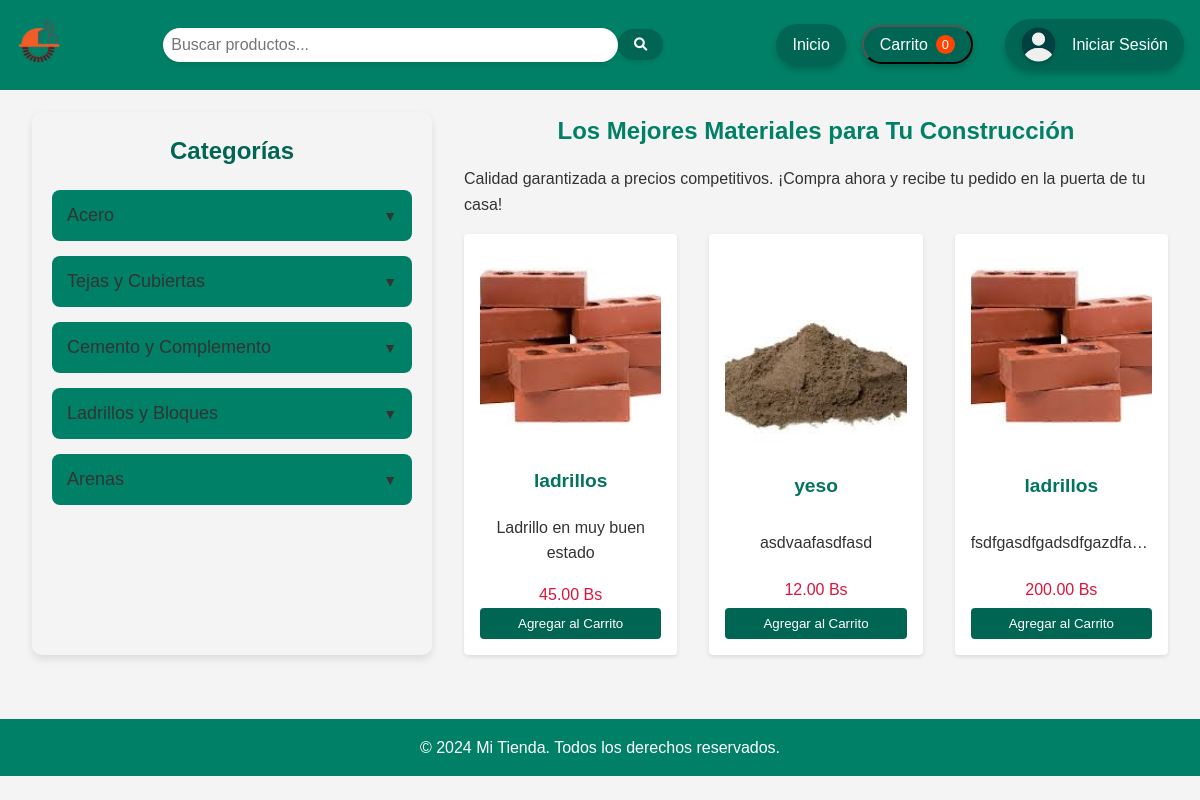
The page / on the database its author committed.
### sitioWeb/models.py (models this page shows, shortened)
class Categoria(models.Model):
    nombre = models.CharField(max_length=100, null=False, blank=False)
    class Meta:
        db_table = "Categorias"
        verbose_name = "Categoria"
        verbose_name_plural = "Categorias"

class Producto(models.Model):
    nombre = models.CharField(max_length=100 ,null= False ,blank=False)  # Nombre del producto
    descripcion = models.TextField(blank=True, null=True)  # Descripción del producto
    precio = models.DecimalField(max_digits=10, decimal_places=2,null= True ,blank=True)  # Precio del producto
    usuario = models.ForeignKey(Usuario, on_delete=models.CASCADE,null= True ,blank=True)  # Relación con el usuario
    subcategoria = models.ForeignKey(subCategoria, on_delete=models.CASCADE,null= True ,blank=True)  # Relación con la categoría
    provincia = models.ForeignKey(Provincia, on_delete=models.CASCADE, null=True, blank=True)  # Relación con la provincia
    estado = models.ForeignKey(EstadoDelProducto, on_delete=models.CASCADE, null=True, blank=True)  # Relación con el estado del producto
    fecha_creacion = models.DateTimeField(auto_now_add=True)  # Fecha y hora de creación del producto
    estado_producto = models.BooleanField(default=True,null=True, blank=True)  # Estado del producto (activo o inactivo)
    class Meta:
        db_table = "Productos"
        verbose_name = "Producto"
        verbose_name_plural = "Productos"

class Imagenes(models.Model):
    ruta = models.ImageField(upload_to='productos/')  # Ruta o archivo de la imagen
    producto = models.ForeignKey(Producto, on_delete=models.CASCADE, related_name='imagenes',null= True ,blank=True)  # Relación con el producto
    class Meta:
        db_table = "ProductImages"
        verbose_name = "Imagen del Producto"
        verbose_name_plural = "Imágenes del Producto"

### sitioWeb/views.py (the view)
# urls.py: path('',baseView , name= 'base'),
def baseView(request):
    user_id = request.session.get('user_id')
    user = None
    if user_id:
        user = Usuario.objects.get(idUsuario=user_id)
    productos = Producto.objects.all()
    categorias = Categoria.objects.prefetch_related('subcategorias').all()  # Obtiene todas las categorías y sus subcategorías
    return render(request, "base.html",{'user': user, 'productos': productos, 'categorias': categorias})

### DevsUp/sitioWeb/templates/base.html (shortened to what this page needs)
{% load static %}
<!DOCTYPE html>
<html lang="es">
<head>
    <link rel="stylesheet" href="{% static 'styles.css' %}">
    <link rel="stylesheet" href="{% static 'login.css' %}">
    <link rel="stylesheet" href="{% static 'perfil.css' %}">
    <link rel="stylesheet" href="{% static 'ofertar.css' %}">
    <link rel="stylesheet" href="{% static 'publicaciones.css' %}">
    <link rel="stylesheet" href="{% static 'barraNavegacion.css' %}">
    <link rel="stylesheet" href="{% static 'categorias.css' %}">
    <link rel="stylesheet" href="{% static 'carritoDesplegable.css' %}">
    <link rel="stylesheet" href="https://cdnjs.cloudflare.com/ajax/libs/font-awesome/6.0.0-beta3/css/all.min.css">
</head>
<body>
    <header>
    {% block barraNav %}
        {% include 'barraNavegacion.html' %}
    {% endblock %}
    </header>
    <main>
        {% block contenidos %}
            {% block categorias %}
                {% include 'categorias.html' %}
            {% endblock %}
            {% block publicaciones %}
                {% include 'publicaciones.html' %}
            {% endblock %}
    {% endblock %}
    </main>
    <footer>
        <p>© 2024 Mi Tienda. Todos los derechos reservados.</p>
    </footer>
</body>
</html>

### DevsUp/sitioWeb/templates/barraNavegacion.html (shortened to what this page needs)
{% load static %}
<nav class="navbar">
    <div class="logo">
        <a href="{% url 'base' %}">
            <img src="{% static 'LogoIS_Oficial.png' %}" alt="Logo" class="logo-img">
        </a>
    </div>
    <div class="search-bar">
        {% if not is_profile_page %}
            <input class="inputBuscar" id="inputBuscar" type="text" placeholder="Buscar productos...">
            <button onclick="buscarProducto()"><i class="fas fa-search"></i></button>
        {% endif %}
    </div>
    <div class="nav-links" id="navLinks">
        <a href="{% url 'base' %}" class="nav-link">Inicio</a>
         <button class="nav-link" onclick="toggleCart()">
            Carrito <span class="cart-count" id="cartCount">0</span>
        </button>
                {% if request.session.user_id %}
                <a href="{% url 'perfil' %}" class="nav-link">
                    {% if user.foto %}
                        <img src="{{ user.foto.url }}" alt="Foto de perfil" class="profile-img">
                    {% else %}
                        <img src="{% static 'default-profile.png' %}" alt="Foto de perfil" class="profile-img">
                    {% endif %}
                    {{ user.nombre }}
                </a>
                {% else %}
                    <a href="#" class="nav-link" id="loginBtn">
                        <img src="{% static 'default-profile.png' %}" alt="Perfil" class="profile-img">
                        Iniciar Sesión
                    </a>
                {% endif %}
    </div>
</nav>

### DevsUp/sitioWeb/templates/login.html (shortened to what this page needs)
{% load static %}

### DevsUp/sitioWeb/templates/categorias.html (shortened to what this page needs)
<div class="categorias">
    <h2>Categorías</h2>
    <ul class="category-list">
        {% for categoria in categorias %}
            <li class="category">
                <button class="category-btn">{{ categoria.nombre }}</button>
            </li>
        {% endfor %}
    </ul>
</div>

### DevsUp/sitioWeb/templates/publicaciones.html (shortened to what this page needs)
{% load static %}
<section class="contentP">
    <h1>Los Mejores Materiales para Tu Construcción</h1>
    <p>Calidad garantizada a precios competitivos. ¡Compra ahora y recibe tu pedido en la puerta de tu casa!</p>
    <div class="product-grid" id="product-grid">
        {% for producto in productos %}
        <div class="product-card" data-subcategoria-id="{{ producto.subcategoria.id }}">
            <img src="{{ producto.imagenes.first.ruta.url }}" alt="{{ producto.nombre }}">
            <h3>{{ producto.nombre }}</h3>
            <h2>{{ producto.subcategoria.nombre }}</h2>
            <p>{{ producto.descripcion }}</p>
            <span class="precio">{{ producto.precio }} Bs</span>
            <button class="agregar-button" data-producto-id="{{ producto.id }}"
                    data-producto-nombre="{{ producto.nombre }}"
                    data-producto-precio="{{ producto.precio }}"
                    onclick="agregarAlCarrito(this)">
                Agregar al Carrito
            </button>
        </div>
        {% empty %}
        <p>No hay productos disponibles en este momento.</p>
        {% endfor %}
    </div>
</section>

### sitioWeb/static/styles.css (style rules this page uses)
:root { --primary-color: #008066; --secondary-color: #006653; --text-color: #333; --background-color: #f4f4f4; --white: #ffffff; }
* { margin: 0; padding: 0; box-sizing: border-box; }
body { margin: 0; padding: 0; font-family: Arial, sans-serif; line-height: 1.6; color: var(--text-color); background-color: var(--background-color); }
main { display: flex; padding: 2rem; gap: 2rem; margin-top: 80px; }
footer { background-color: var(--primary-color); color: var(--white); text-align: center; padding: 1rem; margin-top: 2rem; }

### sitioWeb/static/ofertar.css (style rules this page uses)
h1 { color: #006400; text-align: center; margin-bottom: 20px; }
input[type="text"], input[type="number"], select, textarea { width: 100%; padding: 10px; border: 1px solid #ddd; border-radius: 4px; font-size: 16px; }

### sitioWeb/static/publicaciones.css (style rules this page uses)
.contentP { flex: 3; }
.contentP h1 { color: var(--primary-color); margin-bottom: 1rem; }
.contentP p { margin-bottom: 1rem; }
.product-grid { display: grid; grid-template-columns: repeat(auto-fit, minmax(200px, 1fr)); gap: 2rem; }
.product-card { background-color: var(--white); border-radius: 4px; padding: 1rem; text-align: center; box-shadow: 0 2px 4px rgba(0, 0, 0, 0.1); min-height: 400px; display: flex; flex-direction: column; justify-content: space-between; }
.product-card img { width: 100%; height: 200px; object-fit: cover; margin-bottom: 1rem; }
.product-card p { font-size: 1.0rem; max-height: 4.5em; overflow: hidden; text-overflow: ellipsis; white-space: normal; }
.product-card h3 { color: #02735e; font-size: 1.2rem; margin-bottom: 0.5rem; }
.product-card h2 { color: #ffffff; font-size: 0.1rem; margin-bottom: 0.5rem; }
.agregar-button { display: inline-block; background-color: var(--secondary-color); color: var(--white); padding: 0.5rem 1rem; border: none; border-radius: 4px; cursor: pointer; transition: background-color 0.3s ease, color 0.3s ease, font-size 0.3s ease; text-align: center; }
.product-card .precio { color: crimson; font-size: 1.0rem; max-height: 4.5em; overflow: hidden; text-overflow: ellipsis; white-space: normal; }

### sitioWeb/static/barraNavegacion.css (style rules this page uses)
.navbar { position: fixed; top: 0; left: 0; width: 100%; background-color: var(--primary-color); display: flex; justify-content: space-between; align-items: center; padding: 1rem; color: var(--white); z-index: 1000; flex-wrap: nowrap; overflow: hidden; }
.logo { display: flex; align-items: center; flex-shrink: 0; cursor: pointer; }
.logo-img { width: 50px; height: 50px; }
.search-bar { display: flex; align-items: center; flex-grow: 1; margin: 0 1rem; max-width: 500px; min-width: 0; }
.search-bar input { padding: 0.5rem; border: none; border-radius: 30px 30px 30px 30px; width: 100%; box-shadow: 0px 2px 4px rgba(0, 0, 0, 0.1); }
.search-bar button { padding: 0.5rem 1rem; background-color: var(--secondary-color); border: none; color: var(--white); cursor: pointer; border-radius: 30px 30px 30px 30px; box-shadow: 0px 2px 4px rgba(0, 0, 0, 0.1); flex-shrink: 0; transition: background-color 0.3s; }
.nav-links { display: flex; gap: 1rem; flex-wrap: nowrap; align-items: center; }
.nav-link { color: var(--white); text-decoration: none; white-space: nowrap; padding: 0.5rem 1rem; border-radius: 30px; background-color: var(--secondary-color); box-shadow: 0px 4px 6px rgba(0, 0, 0, 0.2); transition: background-color 0.3s, transform 0.1s; display: flex; align-items: center; gap: 0.5rem; text-decoration: none; color: var(--white); font-size: 1rem; }
.nav-links a { margin-left: 1rem; }
.cart-count { background-color: #ff4500; border-radius: 50%; padding: 2px 6px; font-size: 0.8em; }
.profile-img { width: 35px; height: 35px; border-radius: 50%; object-fit: cover; margin-right: 8px; box-shadow: 0 2px 4px rgba(0, 0, 0, 0.2); }

### sitioWeb/static/categorias.css (style rules this page uses)
.categorias { width: 100%; max-width: 400px; margin: 0 auto; padding: 20px; border-radius: 10px; background-color: var(--primary-dark); box-shadow: 0px 4px 8px rgba(0, 0, 0, 0.1); color: var(--text-color); }
.categorias h2 { text-align: center; margin-bottom: 20px; color: var(--secondary-color); }
.category-list, .subcategory-list { list-style: none; padding: 0; margin: 0; }
.category { margin-bottom: 15px; border-radius: 8px; overflow: hidden; }
.category-btn { width: 100%; text-align: left; background-color: var(--primary-color); border: none; padding: 15px; font-size: 18px; cursor: pointer; color: var(--text-color); transition: background-color 0.3s ease, transform 0.2s; display: flex; justify-content: space-between; align-items: center; }
.category-btn::after { content: '▼'; font-size: 14px; transition: transform 0.3s; }

### rows shown on the page
Categoria: nombre "Acero"
Categoria: nombre "Tejas y Cubiertas"
Categoria: nombre "Cemento y Complemento"
Categoria: nombre "Ladrillos y Bloques"
Categoria: nombre "Arenas"
Producto: imagenes.first.ruta (picture), nombre "ladrillos", descripcion "Ladrillo en muy buen estado", precio "45.00"
Producto: imagenes.first.ruta (picture), nombre "yeso", descripcion "asdvaafasdfasd", precio "12.00"
Producto: imagenes.first.ruta (picture), nombre "ladrillos", descripcion "fsdfgasdfgadsdfgazdfa…", precio "200.00"
